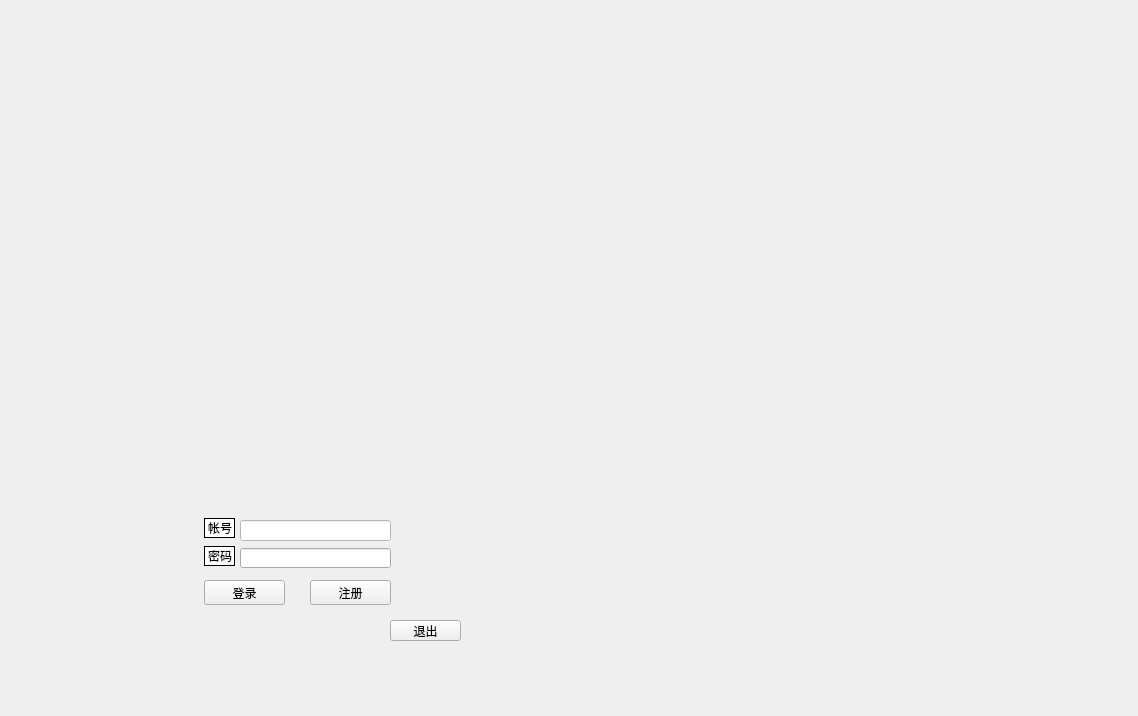
<?xml version="1.0" encoding="UTF-8"?>
<ui version="4.0">
 <class>login</class>
 <widget class="QMainWindow" name="login">
  <property name="geometry">
   <rect>
    <x>0</x>
    <y>0</y>
    <width>1138</width>
    <height>716</height>
   </rect>
  </property>
  <property name="windowTitle">
   <string>login</string>
  </property>
  <property name="styleSheet">
   <string notr="true"/>
  </property>
  <widget class="QWidget" name="centralWidget">
   <widget class="QLineEdit" name="key_edit">
    <property name="geometry">
     <rect>
      <x>240</x>
      <y>548</y>
      <width>151</width>
      <height>20</height>
     </rect>
    </property>
    <property name="text">
     <string/>
    </property>
    <property name="echoMode">
     <enum>QLineEdit::Password</enum>
    </property>
   </widget>
   <widget class="QLabel" name="label_3">
    <property name="geometry">
     <rect>
      <x>204</x>
      <y>518</y>
      <width>31</width>
      <height>20</height>
     </rect>
    </property>
    <property name="styleSheet">
     <string notr="true">background-color: rgb(255, 255, 255);</string>
    </property>
    <property name="frameShape">
     <enum>QFrame::Box</enum>
    </property>
    <property name="text">
     <string>帐号</string>
    </property>
   </widget>
   <widget class="QPushButton" name="exit_but">
    <property name="geometry">
     <rect>
      <x>390</x>
      <y>620</y>
      <width>71</width>
      <height>21</height>
     </rect>
    </property>
    <property name="text">
     <string>退出</string>
    </property>
   </widget>
   <widget class="QLabel" name="label_2">
    <property name="geometry">
     <rect>
      <x>204</x>
      <y>546</y>
      <width>31</width>
      <height>20</height>
     </rect>
    </property>
    <property name="styleSheet">
     <string notr="true">font: 75 9pt &quot;微软雅黑&quot;;
background-color: rgb(255, 255, 255);</string>
    </property>
    <property name="frameShape">
     <enum>QFrame::Box</enum>
    </property>
    <property name="text">
     <string>&lt;html&gt;&lt;head/&gt;&lt;body&gt;&lt;p align=&quot;center&quot;&gt; 密码 &lt;/p&gt;&lt;/body&gt;&lt;/html&gt;</string>
    </property>
   </widget>
   <widget class="QPushButton" name="log_but">
    <property name="geometry">
     <rect>
      <x>204</x>
      <y>580</y>
      <width>81</width>
      <height>25</height>
     </rect>
    </property>
    <property name="styleSheet">
     <string notr="true">font: 75 9pt &quot;微软雅黑&quot;;</string>
    </property>
    <property name="text">
     <string>登录</string>
    </property>
   </widget>
   <widget class="QLineEdit" name="id_edit">
    <property name="geometry">
     <rect>
      <x>240</x>
      <y>520</y>
      <width>151</width>
      <height>21</height>
     </rect>
    </property>
    <property name="styleSheet">
     <string notr="true">background-color: rgb(255, 255, 255);</string>
    </property>
    <property name="text">
     <string/>
    </property>
   </widget>
   <widget class="QPushButton" name="reg_but">
    <property name="geometry">
     <rect>
      <x>310</x>
      <y>580</y>
      <width>81</width>
      <height>25</height>
     </rect>
    </property>
    <property name="styleSheet">
     <string notr="true">font: 75 9pt &quot;微软雅黑&quot;;
image: url(:/new/prefix1/picture/注册.png);</string>
    </property>
    <property name="text">
     <string>注册</string>
    </property>
   </widget>
   <widget class="QLabel" name="label_">
    <property name="geometry">
     <rect>
      <x>130</x>
      <y>10</y>
      <width>881</width>
      <height>651</height>
     </rect>
    </property>
    <property name="styleSheet">
     <string notr="true">font: 75 9pt &quot;微软雅黑&quot;;</string>
    </property>
    <property name="text">
     <string/>
    </property>
   </widget>
   <widget class="QLabel" name="label_4">
    <property name="geometry">
     <rect>
      <x>20</x>
      <y>420</y>
      <width>191</width>
      <height>251</height>
     </rect>
    </property>
    <property name="styleSheet">
     <string notr="true">border-image: url(:/new/prefix1/picture/QQ截图20151108145840.png);</string>
    </property>
    <property name="text">
     <string/>
    </property>
   </widget>
   <zorder>label_</zorder>
   <zorder>key_edit</zorder>
   <zorder>label_3</zorder>
   <zorder>exit_but</zorder>
   <zorder>label_2</zorder>
   <zorder>log_but</zorder>
   <zorder>id_edit</zorder>
   <zorder>reg_but</zorder>
   <zorder>label_4</zorder>
  </widget>
 </widget>
 <layoutdefault spacing="6" margin="11"/>
 <resources/>
 <connections/>
</ui>
